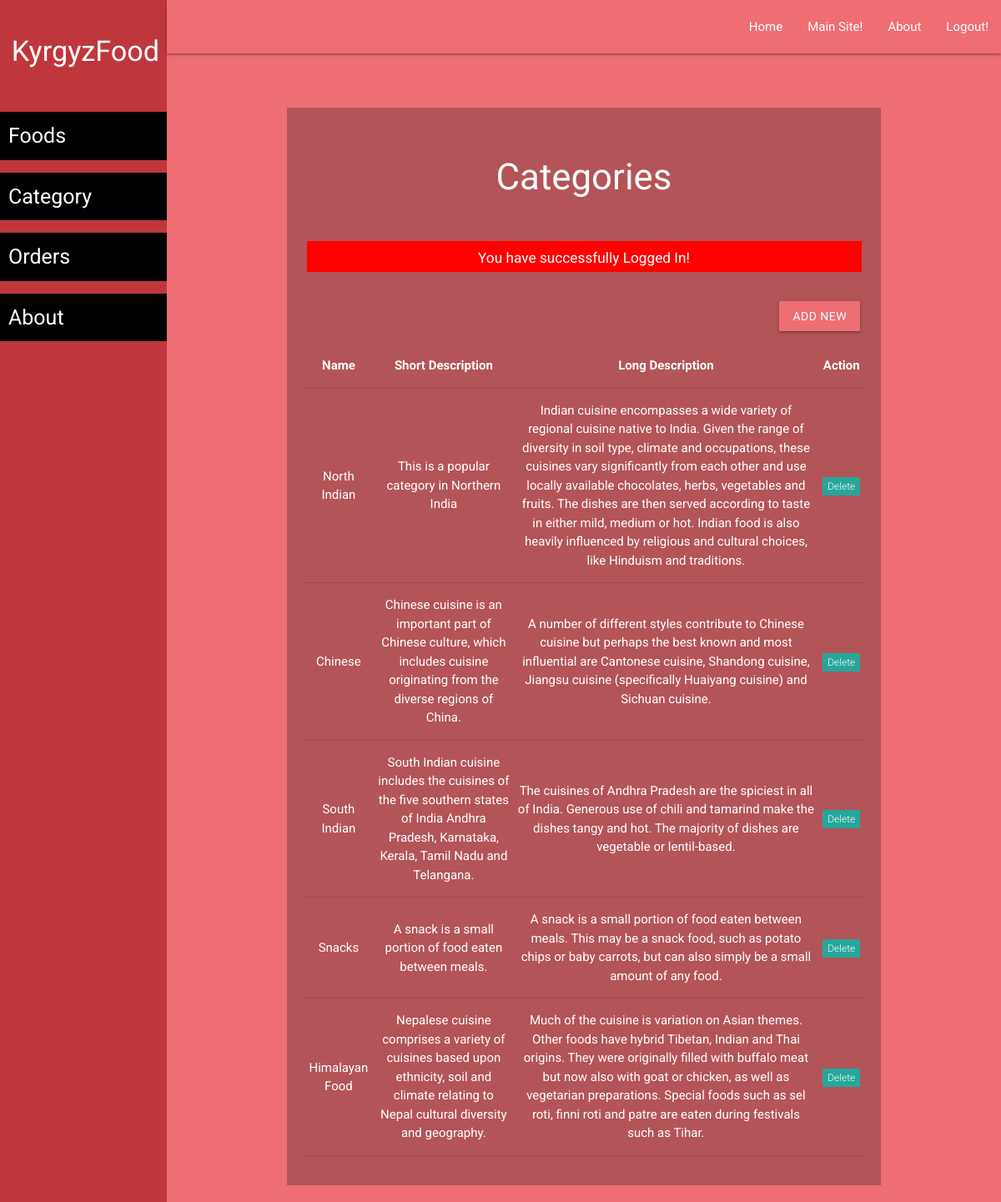
The app's page /admin/category-list.php (signed in) with its own data.
### tables this page shows
CREATE TABLE `categories` (
  `id` int(11) NOT NULL,
  `name` varchar(250) NOT NULL,
  `short_desc` varchar(250) NOT NULL,
  `long_desc` varchar(500) NOT NULL
);

### admin/category-list.php (the view, shortened to what this page needs)
<?php require('layout/header.php'); ?>
<?php require('layout/left-sidebar-long.php'); ?>
<?php require('layout/topnav.php'); ?>
<?php require('layout/left-sidebar-short.php'); ?>
<?php
require('../backends/connection-pdo.php');
$sql = 'SELECT * FROM categories';
$query  = $pdoconn->prepare($sql);
$query->execute();
$arr_all = $query->fetchAll(PDO::FETCH_ASSOC);
?>
<div class="section white-text" style="background: #B35458;">
	<div class="section">
		<h3>Categories</h3>
	</div>
  <?php
    if (isset($_SESSION['msg'])) {
        echo '<div class="section center" style="margin: 5px 35px;"><div class="row" style="background: red; color: white;">
        <div class="col s12">
            <h6>'.$_SESSION['msg'].'</h6>
            </div>
        </div></div>';
    }
    ?>
	<div class="section right" style="padding: 15px 25px;">
		<a href="category-add.php" class="waves-effect waves-light btn">Add New</a>
	</div>
	<div class="section center" style="padding: 20px;">
		<table class="centered responsive-table">
        <thead>
          <tr>
              <th>Name</th>
              <th>Short Description</th>
              <th>Long Description</th>
              <th>Action</th>
          </tr>
        </thead>
        <tbody>
          <?php
            foreach ($arr_all as $key) {
          ?>
          <tr>
            <td><?php echo $key['name']; ?></td>
            <td><?php echo $key['short_desc']; ?></td>
            <td><?php echo $key['long_desc']; ?></td>
            <td><a href="../backends/admin/cat-delete.php?id=<?php echo $key['id']; ?>"><span class="new badge" data-badge-caption="">Delete</span></a></td>
          </tr>
          <?php } ?>
        </tbody>
      </table>
	</div>
</div>
<?php require('layout/footer.php'); ?>

### css/form-style.css (style rules this page uses)
body { background: #ee6e73; font-family: "Roboto", sans-serif; -webkit-font-smoothing: antialiased; -moz-osx-font-smoothing: grayscale; }
.btn, .btn:active, .btn:hover { background: #ee6e73 !important; width: 100%; }
.row { margin-bottom: 0 !important; }
.col { padding: 0 !important; }

### records on screen
categories: name "North Indian", short_desc "This is a popular category in Northern India", long_desc "Indian cuisine encompasses a wide variety of regional cuisine native to India. Given the range of diversity in soil type, climate and occupations, these cuisines vary significantly from each other and use locally available chocolates, herbs, vegetables and fruits. The dishes are then served according to taste in either mild, medium or hot. Indian food is also heavily influenced by religious and cultural choices, like Hinduism and traditions."
categories: name "Chinese", short_desc "Chinese cuisine is an important part of Chinese culture, which includes cuisine originating from the diverse regions of China.", long_desc "A number of different styles contribute to Chinese cuisine but perhaps the best known and most influential are Cantonese cuisine, Shandong cuisine, Jiangsu cuisine (specifically Huaiyang cuisine) and Sichuan cuisine."
categories: name "South Indian", short_desc "South Indian cuisine includes the cuisines of the five southern states of India Andhra Pradesh, Karnataka, Kerala, Tamil Nadu and Telangana.", long_desc "The cuisines of Andhra Pradesh are the spiciest in all of India. Generous use of chili and tamarind make the dishes tangy and hot. The majority of dishes are vegetable or lentil-based."
categories: name "Snacks", short_desc "A snack is a small portion of food eaten between meals.", long_desc "A snack is a small portion of food eaten between meals. This may be a snack food, such as potato chips or baby carrots, but can also simply be a small amount of any food."
categories: name "Himalayan Food", short_desc "Nepalese cuisine comprises a variety of cuisines based upon ethnicity, soil and climate relating to Nepal cultural diversity and geography.", long_desc "Much of the cuisine is variation on Asian themes. Other foods have hybrid Tibetan, Indian and Thai origins. They were originally filled with buffalo meat but now also with goat or chicken, as well as vegetarian preparations. Special foods such as sel roti, finni roti and patre are eaten during festivals such as Tihar."

### other values on screen
$_SESSION['msg'] "You have successfully Logged In!"
